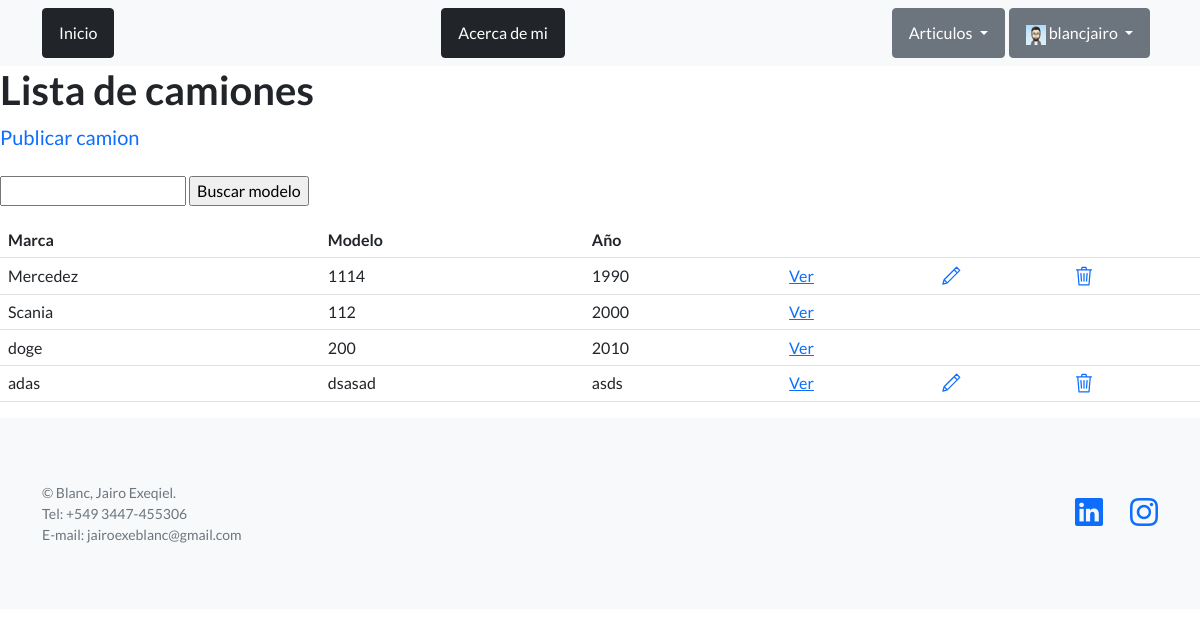
Before: /listados/lista_camiones/ (signed in) with the older database file.
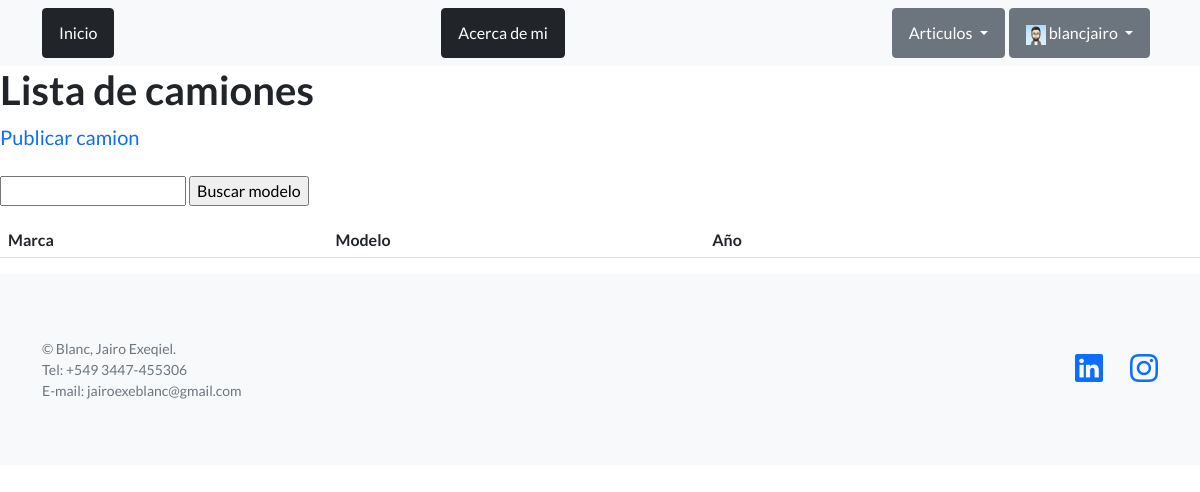
After: the same page with the newer database file.
### app_proyecto/models.py (models this page shows, shortened)
class Vehiculos(models.Model):
    marca = models.CharField(max_length=50)
    modelo = models.CharField(max_length=50)
    ano = models.CharField(max_length=4)
    color = models.CharField(max_length=15)
    equipamiento = models.CharField(max_length=100)
    descripcion = models.CharField(max_length=200)
    creador = models.ForeignKey(User, on_delete=models.SET_NULL, null=True)
    class Meta:
        abstract = True

class Camiones(Vehiculos):
    pass

### app_proyecto/views.py (the view)
# urls.py: path('lista_camiones/', camionesListView.as_view(), name="camiones"),
class camionesListView(ListView):
    model = Camiones
    template_name='app_proyecto/lista_camiones.html'

### app_proyecto/templates/app_proyecto/lista_camiones.html (shortened to what this page needs)
{% extends "app_proyecto/base.html" %}
{% block contenido%}
<section>
    <div>
        <h1>Lista de camiones</h1>
        <a class="navbar-brand" href="{% url 'subir_camiones' %}"> Publicar camion </a>
        <br><br>
        <form action="{% url 'buscar_camiones' %}" method="POST">
            <input type="text" name="busqueda">
            <input type="submit" value="Buscar modelo">
        </form>
        <table class="table">
            <tbody>
                <tr>
                    <th> Marca </th>
                    <th> Modelo </th>
                    <th> Año </th>
                    <th>  </th>
                    <th>  </th>
                    <th>  </th>
                </tr>
                <tr>
                {% for camion in object_list  %}
                    <td> {{camion.marca}} </td>
                    <td> {{camion.modelo}} </td>
                    <td> {{camion.ano}} </td>
                    <td>
                        <a href="{% url 'ver_camiones' camion.id %}"> Ver </a>
                    </td>
                    <td>
                        {%if user == camion.creador %}
                        <a href="{% url 'editar_camiones' camion.id %}"> <svg id="i-edit" xmlns="http://www.w3.org/2000/svg" viewBox="0 0 32 32" width="20" height="20" fill="none" stroke="currentcolor" stroke-linecap="round" stroke-linejoin="round" stroke-width="2">
                            <path d="M30 7 L25 2 5 22 3 29 10 27 Z M21 6 L26 11 Z M5 22 L10 27 Z" />
                        </svg> </a>
                        {% endif %}
                    </td>
                    <td>
                        {%if user == camion.creador %}
                        <a href="{% url 'eliminar_camiones' camion.id %}"> <svg id="i-trash" xmlns="http://www.w3.org/2000/svg" viewBox="0 0 32 32" width="20" height="20" fill="none" stroke="currentcolor" stroke-linecap="round" stroke-linejoin="round" stroke-width="2">
                            <path d="M28 6 L6 6 8 30 24 30 26 6 4 6 M16 12 L16 24 M21 12 L20 24 M11 12 L12 24 M12 6 L13 2 19 2 20 6" />
                        </svg></a>
                        {% endif %}
                    </td>
                </tr>
                {% endfor %}
            </tbody>
        </table>
    </div>
</section>
{% endblock contenido%}

Changed rows visible on the page:
removed Camiones: marca "Mercedez", modelo "1114", ano "1990"
removed Camiones: marca "Scania", modelo "112", ano "2000"
removed Camiones: marca "doge", modelo "200", ano "2010"
removed Camiones: marca "adas", modelo "dsasad", ano "asds"
